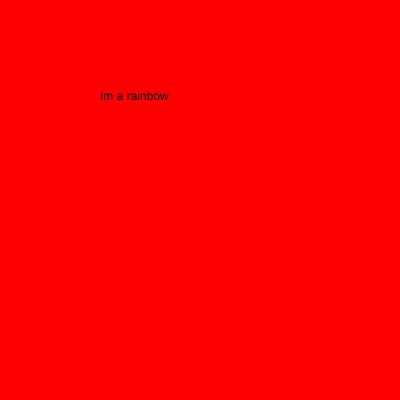
Frame 1 (no input)
Frame 60 (no input): identical to frame 1, image omitted
Frame 120 (the mouse pressed at the canvas centre since frame 60): identical to frame 1, image omitted

The p5.js sketch that drew this single still picture (run headless with seeded random() and noise() and a simulated clock; from frame 60 on, the mouse is pressed at the canvas centre):

// p5.js sketch
// ── sketch.js
let state = 0;
function setup() {
  createCanvas(400, 400);
}

function draw() {
  background(220);
  switch(state) {

    case 0:
      background('red');
      text("Im a rainbow",100,100);
      break ;
      case 1:
      background('orange');
      text("Im a rainbow",100,100);
      break ;
       case 2:
      background('yellow');
      text("Im a rainbow",100,100);
      break ;
     case 3:
      background('green');
      text("Im a rainbow",100,100);
      break ;
        case 4:
      background('blue');
      text("Im a rainbow",100,100);
      break ;
      case 5:
      background('purple');
      text("Im a rainbow",100,100);
      break ;
  }
}


function mouseReleased(){
  state++ ;
  if(state>5){
    state=0;
  }

}
